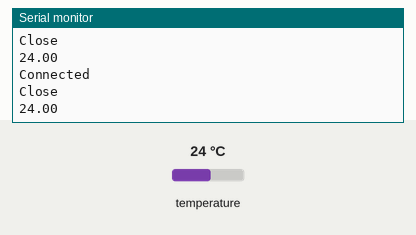
A sketch run on a simulated Arduino Uno, built with avr-gcc and run on an emulated ATmega328P. On the bench: the last lines printed to the serial monitor. The test bench sets the inputs (shaded band); at power-on: temperature 24 °C. WiFi joins after 1.5 s; servers stay silent unless stated.

Above: at 3.5 s.
3.6 s: temperature set to 12 °C
At 4.8 s:
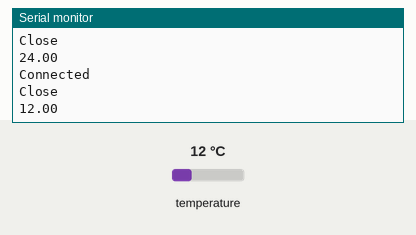
5.1 s: temperature set to 19 °C
At 6.5 s:
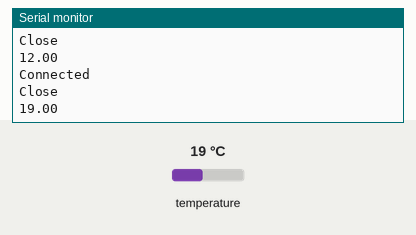
Timing chart, 0 to 8.1 s (numbered marks = the images above; inputs shaded):
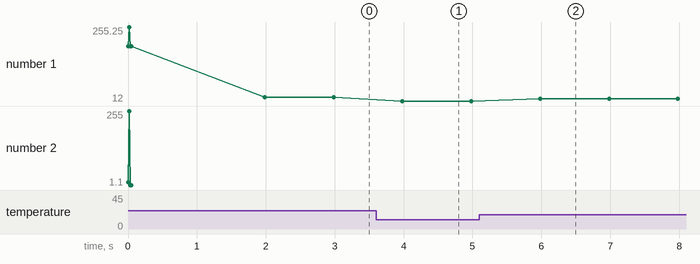

Measured:
- after the input at 3.6 s, the serial monitor: prints a new line after 0.38 s (image 1)
- after the input at 5.1 s, the serial monitor: prints a new line after 0.88 s (image 2)
- plotted number 1: 24 → 12 after the input at 3.6 s, 12 → 19 after the input at 5.1 s

The sketch:

8._Ethernet.ino
```cpp
#include <OneWire.h>
#include <DallasTemperature.h>
#include <Ethernet.h>

OneWire ds18b20_pin(2);
DallasTemperature DS18B20(&ds18b20_pin);

float value_temperature;

//Contoh jaringan lokal dengan alamat = IP 192.168.10.0
byte mac[]         = { 0xDE, 0xAD, 0xBE, 0xEF, 0xFE, 0xED }; // Mac Address Default
byte ip[]          = { 192, 168, 10, 2 }; // Ip untuk Ethernet shield / alamat arduino
byte dnsserver[]   = { 8, 8, 8, 8 }; // DNS Server untuk Ethernet shield
byte gateway[]     = { 192, 168, 10, 1 }; // Gateway untuk Ethernet shield / alamat router
byte subnet[]      = { 255, 255, 255, 0 }; // Subnet untuk Ethernet shield

unsigned long samplingTime_ds18b20;
unsigned long samplingTime_kirim;
unsigned long samplingTime_serial;
const unsigned long interval_ds18b20 = 1000;
const unsigned long interval_kirim = 1000;
const unsigned long interval_serial = 1000;

EthernetClient client;
void setup() {
  Serial.begin(9600);

  Ethernet.begin(mac, ip, dnsserver, gateway, subnet);
  Serial.println(Ethernet.localIP());
  Serial.println(Ethernet.subnetMask());
  Serial.println(Ethernet.gatewayIP());
  Serial.println(Ethernet.dnsServerIP());

  DS18B20.begin();
}

void loop() {
  unsigned long currentTime = millis();
  if (currentTime - samplingTime_ds18b20 >= interval_ds18b20) {
    DS18B20.requestTemperatures();
    value_temperature = DS18B20.getTempCByIndex(0);
    samplingTime_ds18b20 = currentTime;
  }

  if (currentTime - samplingTime_serial >= interval_kirim) {
    if (client.connect("192.168.10.1", 80)) {
      Serial.println("Connected");
      client.print("GET /???/???=");
      client.print(value_temperature);
      client.println("HTTP/1.1");
      client.print("Host:192.168.10.1");
      client.println("Connection:close");
      client.stop();
      Serial.println("Close");
    }
    else {
      Serial.println("Disconnected");
    }
    samplingTime_kirim = currentTime;
  }

  if (currentTime - samplingTime_serial >= interval_serial) {
    Serial.println(value_temperature);
    samplingTime_serial = currentTime;
  }
}
```
